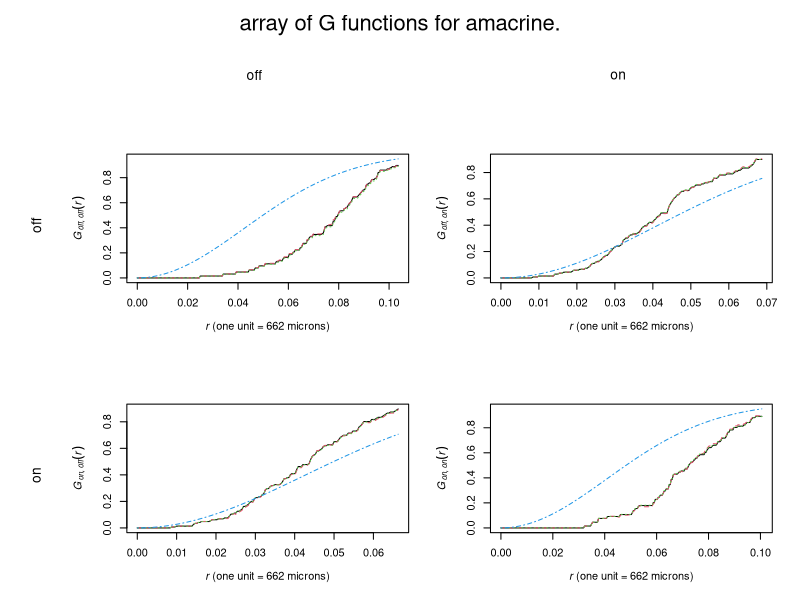
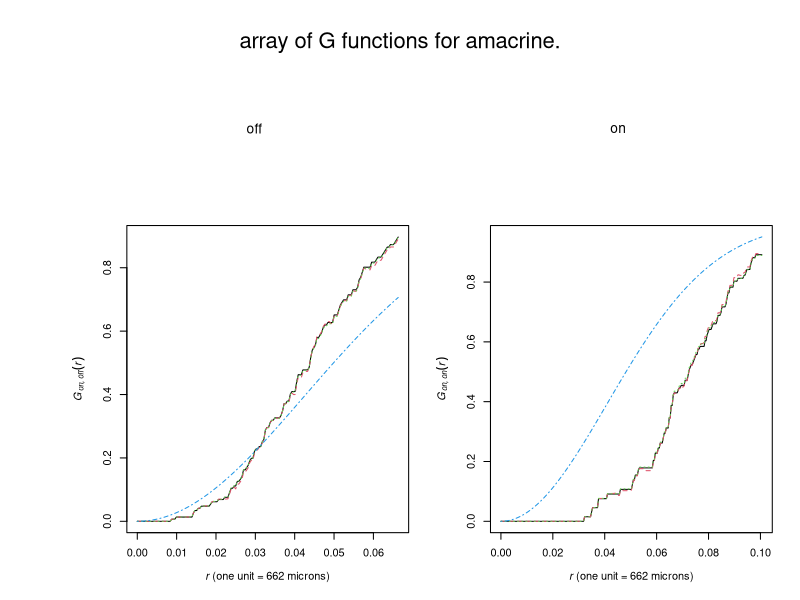
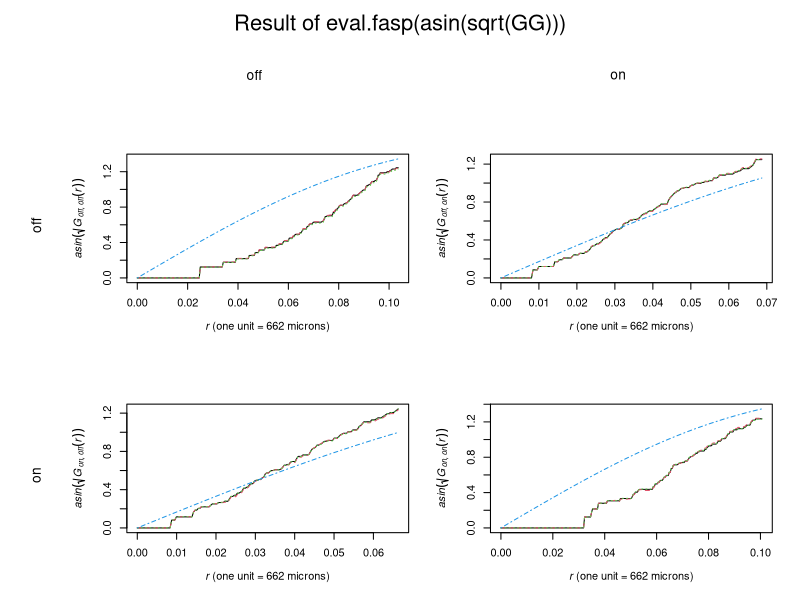

R code for these plots, in order:
library(spatstat)


### Name: fasp.object
### Title: Function Arrays for Spatial Patterns
### Aliases: fasp.object
### Keywords: spatial attribute

### ** Examples

  # multitype point pattern
  data(amacrine)
  GG <- alltypes(amacrine, "G")
  plot(GG)

  # select the row corresponding to cells of type "on"
  Gon <- GG["on", ]
  plot(Gon)

  # extract the G function for i = "on", j = "off"
  Gonoff <- GG["on", "off", drop=TRUE]

  # Fisher variance stabilising transformation
  GGfish <- eval.fasp(asin(sqrt(GG)))
  plot(GGfish)
